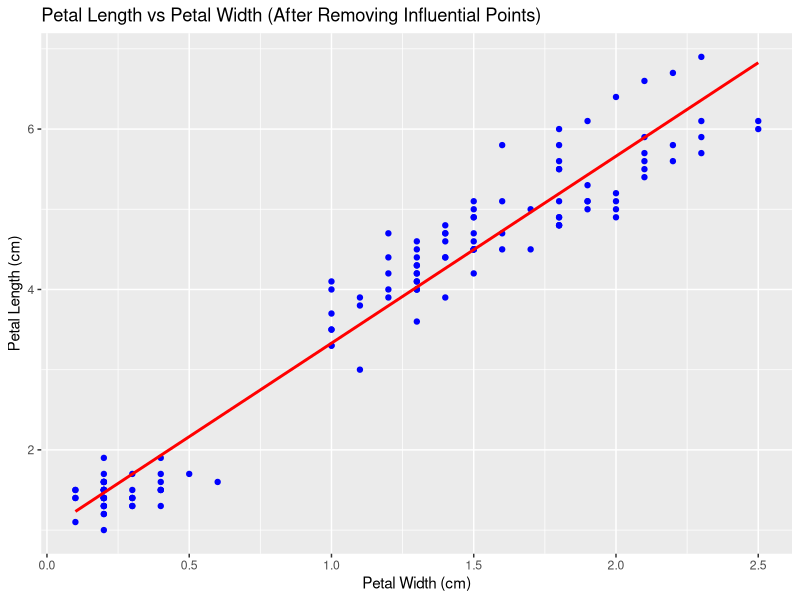

The R source for this figure:
library(ggplot2)
library(dplyr)
library(car)
library(lmtest)
library(MASS)

# Load the Iris dataset
data(iris)

# Create a linear regression model: Predict Petal.Length using Petal.Width
model1 <- lm(Petal.Length ~ Petal.Width, data = iris)

# Identify influential points using Cook's Distance
cooksd <- cooks.distance(model1)

# Define threshold for Cook's Distance (commonly 4/n, where n is the number of observations)
thresh <- 4 / nrow(iris)

# Filter out influential observations
cleaned_iris <- iris[cooksd < thresh, ]

# Refit the model without influential points
model2 <- lm(Petal.Length ~ Petal.Width, data = cleaned_iris)

# Hypothesis Testing

# 1. Linearity Test (ANOVA comparison)
model1_cleaned <- lm(Petal.Length ~ Petal.Width, data = cleaned_iris)
anova_test <- anova(model1_cleaned, model2)
print(anova_test)

# 6. Overall Model Significance (F-test)
summary_model <- summary(model2)
print(summary_model)

# 7. Individual Coefficient Significance (t-tests)
print(summary_model$coefficients)

# Visualization: Scatter plot with regression lines
plot <- ggplot(cleaned_iris, aes(x = Petal.Width, y = Petal.Length)) +
  geom_point(color = 'blue') +
  geom_smooth(method = 'lm', color = 'red', se = FALSE) +
  labs(title = 'Petal Length vs Petal Width (After Removing Influential Points)',
       x = 'Petal Width (cm)',
       y = 'Petal Length (cm)')

print(plot)
